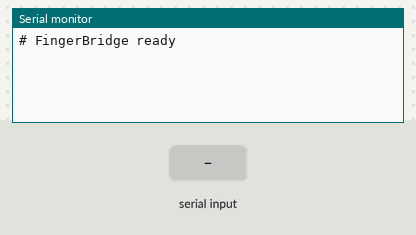
Simulated run of this sketch. Board: Arduino Uno, built with avr-gcc and run on an emulated ATmega328P. Parts: the last lines printed to the serial monitor. The inputs (shaded band) are chosen by the test bench.

Above: at 1.2 s.
1.3 s: ",\n" received over Serial
At 2.2 s:
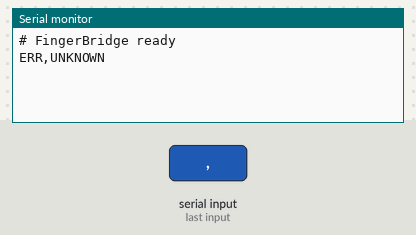
2.8 s: "?\n" received over Serial
At 3.3 s:
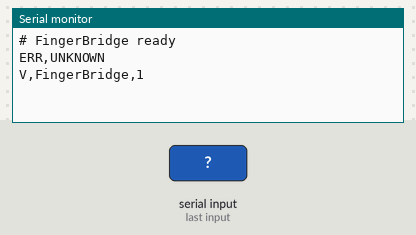
4.3 s: "X\n" received over Serial
At 5.5 s:
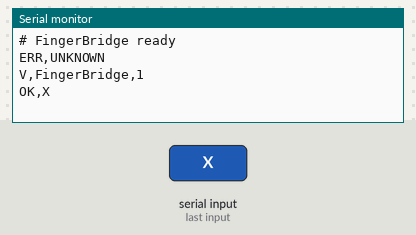
5.8 s: "T90\n" received over Serial
At 6.8 s:
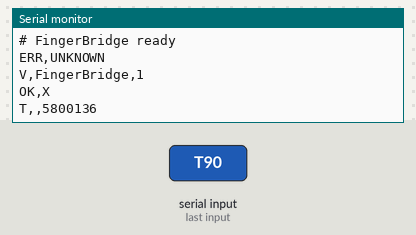
7.3 s: "S90\n" received over Serial
At 7.7 s:
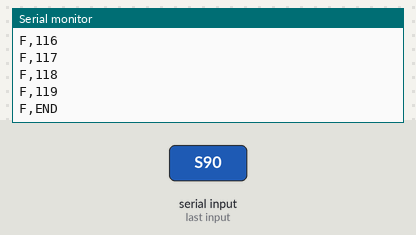
8.8 s: "A90\n" received over Serial
At 10.3 s:
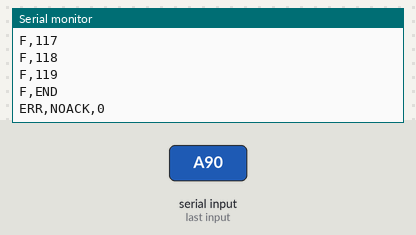
Timing chart, 0 to 11.3 s (numbered marks = the images above; inputs shaded):
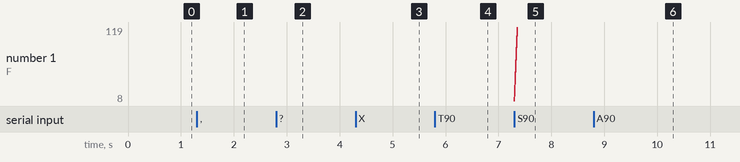

Measured:
- after the input at 1.3 s, the serial monitor: prints a new line at once (image 1)
- after the input at 2.8 s, the serial monitor: prints a new line at once (image 2)
- after the input at 4.3 s, the serial monitor: prints a new line at once (image 3)
- after the input at 5.8 s, the serial monitor: prints a new line at once (image 4)
- after the input at 7.3 s, the serial monitor: prints a new line at once (image 5)

The sketch:

FingerBridge.ino
```cpp
// FingerBridge: Arduino Uno sketch that polls one FingerBoard over I2C and
// streams timestamped ADC readings to the PC over USB serial (115200 baud).
//
// Wiring (Uno and FingerBoard both on 5 V for testing):
//   Uno A4 (SDA) -> FingerBoard PB1 (SDA)
//   Uno A5 (SCL) -> FingerBoard PB0 (SCL)
//   Uno 5V / GND -> FingerBoard VDD / GND
//   4.7k pullups from SDA and SCL to 5 V (the Uno's internal pullups are weak).
//
// Protocol: ASCII lines terminated by '\n'.
//   PC -> bridge                bridge -> PC
//   ?                           V,FingerBridge,1
//   S   (scan I2C bus)          F,<addr> per device found, then F,END
//   A,<addr>  (decimal)         OK,A,<addr>       | ERR,NOACK,<addr>
//   R,<hz>    (1..1000)         OK,R,<hz>         | ERR,RATE
//   G   (start streaming)       OK,G              | ERR,NOADDR
//   X   (stop streaming)        OK,X
//   T,<seq>   (time sync)       T,<seq>,<micros at receipt>
// While streaming:
//   D,<micros>,<adc>            one sample; micros taken just before the I2C read
//   E,<micros>,<code>           failed read: 1 = short read/NACK, 2 = value > 1023, 3 = bus timeout
//
// micros() wraps every ~71.6 minutes; the PC side unwraps it.

#include <Wire.h>

const unsigned long SERIAL_BAUD = 115200;
const uint32_t I2C_CLOCK_HZ = 100000;
const uint16_t DEFAULT_RATE_HZ = 200;
const uint16_t MAX_RATE_HZ = 1000;

static uint8_t targetAddr = 0;  // 0 = not set
static bool streaming = false;
static uint32_t periodUs = 1000000UL / DEFAULT_RATE_HZ;
static uint32_t nextSampleUs = 0;

static char cmdBuf[24];
static uint8_t cmdLen = 0;
static bool cmdOverflow = false;

static bool probe(uint8_t addr) {
  Wire.beginTransmission(addr);
  return Wire.endTransmission() == 0;
}

// Returns 0..1023 on success, or -(error code).
static int16_t readAdc(uint8_t addr) {
#if defined(WIRE_HAS_TIMEOUT)
  Wire.clearWireTimeoutFlag();
#endif
  uint8_t n = Wire.requestFrom(addr, (uint8_t)2);
#if defined(WIRE_HAS_TIMEOUT)
  if (Wire.getWireTimeoutFlag()) {
    while (Wire.available()) Wire.read();
    return -3;
  }
#endif
  if (n != 2) {
    while (Wire.available()) Wire.read();
    return -1;
  }
  uint8_t lo = Wire.read();
  uint8_t hi = Wire.read();
  uint16_t value = (uint16_t)lo | ((uint16_t)hi << 8);
  if (value > 1023) return -2;
  return (int16_t)value;
}

static void sample() {
  uint32_t t = micros();
  int16_t v = readAdc(targetAddr);
  Serial.print(v >= 0 ? F("D,") : F("E,"));
  Serial.print(t);
  Serial.print(',');
  Serial.println(v >= 0 ? v : -v);
}

static void handleCommand(char *cmd, uint32_t rxMicros) {
  char op = cmd[0];
  const char *arg = (cmd[1] == ',') ? cmd + 2 : "";

  switch (op) {
    case '?':
      Serial.println(F("V,FingerBridge,1"));
      break;

    case 'T':
      Serial.print(F("T,"));
      Serial.print(arg);
      Serial.print(',');
      Serial.println(rxMicros);
      break;

    case 'S': {
      bool wasStreaming = streaming;
      streaming = false;
      for (uint8_t addr = 0x08; addr < 0x78; addr++) {
        if (probe(addr)) {
          Serial.print(F("F,"));
          Serial.println(addr);
        }
      }
      Serial.println(F("F,END"));
      streaming = wasStreaming;
      nextSampleUs = micros();
      break;
    }

    case 'A': {
      long addr = atol(arg);
      if (addr < 0x08 || addr > 0x77 || !probe((uint8_t)addr)) {
        Serial.print(F("ERR,NOACK,"));
        Serial.println(addr);
      } else {
        targetAddr = (uint8_t)addr;
        Serial.print(F("OK,A,"));
        Serial.println(addr);
      }
      break;
    }

    case 'R': {
      long hz = atol(arg);
      if (hz < 1 || hz > MAX_RATE_HZ) {
        Serial.println(F("ERR,RATE"));
      } else {
        periodUs = 1000000UL / (uint32_t)hz;
        Serial.print(F("OK,R,"));
        Serial.println(hz);
      }
      break;
    }

    case 'G':
      if (targetAddr == 0) {
        Serial.println(F("ERR,NOADDR"));
      } else {
        streaming = true;
        nextSampleUs = micros();
        Serial.println(F("OK,G"));
      }
      break;

    case 'X':
      streaming = false;
      Serial.println(F("OK,X"));
      break;

    default:
      Serial.println(F("ERR,UNKNOWN"));
      break;
  }
}

static void pollSerial() {
  while (Serial.available()) {
    char c = (char)Serial.read();
    if (c == '\r') continue;
    if (c == '\n') {
      uint32_t rxMicros = micros();
      cmdBuf[cmdLen] = '\0';
      if (cmdLen > 0 && !cmdOverflow) handleCommand(cmdBuf, rxMicros);
      if (cmdOverflow) Serial.println(F("ERR,LONG"));
      cmdLen = 0;
      cmdOverflow = false;
    } else if (cmdLen < sizeof(cmdBuf) - 1) {
      cmdBuf[cmdLen++] = c;
    } else {
      cmdOverflow = true;
    }
  }
}

void setup() {
  Serial.begin(SERIAL_BAUD);
  Wire.begin();
  Wire.setClock(I2C_CLOCK_HZ);
#if defined(WIRE_HAS_TIMEOUT)
  Wire.setWireTimeout(3000 /* us */, true /* reset bus on timeout */);
#endif
  Serial.println(F("# FingerBridge ready"));
}

void loop() {
  pollSerial();

  if (streaming) {
    uint32_t now = micros();
    if ((int32_t)(now - nextSampleUs) >= 0) {
      nextSampleUs += periodUs;
      // If we fell far behind (e.g. a slow scan), resynchronise instead of bursting.
      if ((int32_t)(now - nextSampleUs) > (int32_t)(4 * periodUs)) nextSampleUs = now + periodUs;
      sample();
    }
  }
}
```
